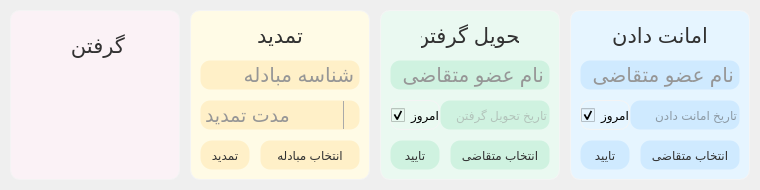
   <widget class="QFrame" name="frame_quick_acc">
    <property name="geometry">
     <rect>
      <x>20</x>
      <y>520</y>
      <width>760</width>
      <height>190</height>
     </rect>
    </property>
    <property name="styleSheet">
     <string notr="true">border-width:0px;
border-style:solid;
border-radius: 10px;
border-color: rgb(255, 255, 255);
</string>
    </property>
    <property name="frameShape">
     <enum>QFrame::StyledPanel</enum>
    </property>
    <property name="frameShadow">
     <enum>QFrame::Raised</enum>
    </property>
    <widget class="QFrame" name="frame_comp_3">
     <property name="geometry">
      <rect>
       <x>190</x>
       <y>10</y>
       <width>180</width>
       <height>170</height>
      </rect>
     </property>
     <property name="cursor">
      <cursorShape>ArrowCursor</cursorShape>
     </property>
     <property name="styleSheet">
      <string notr="true">border-width:1px;
border-style:solid;
border-radius: 10px;
border-color: rgb(244, 244, 244);
background-color: rgb(255, 251, 230);</string>
     </property>
     <property name="frameShape">
      <enum>QFrame::NoFrame</enum>
     </property>
     <property name="frameShadow">
      <enum>QFrame::Raised</enum>
     </property>
     <widget class="QLabel" name="lbl_UserCount_5">
      <property name="geometry">
       <rect>
        <x>10</x>
        <y>50</y>
        <width>160</width>
        <height>30</height>
       </rect>
      </property>
      <property name="font">
       <font>
        <pointsize>15</pointsize>
       </font>
      </property>
      <property name="layoutDirection">
       <enum>Qt::LeftToRight</enum>
      </property>
      <property name="styleSheet">
       <string notr="true">color: rgb(50, 50, 50);
color: rgb(150, 150, 150);
border-color: rgba(0, 0, 0, 0);
background-color: rgb(255, 240, 200);</string>
      </property>
      <property name="text">
       <string>شناسه مبادله</string>
      </property>
      <property name="alignment">
       <set>Qt::AlignLeading|Qt::AlignLeft|Qt::AlignVCenter</set>
      </property>
     </widget>
     <widget class="QPushButton" name="btn_text_save_3">
      <property name="geometry">
       <rect>
        <x>10</x>
        <y>130</y>
        <width>50</width>
        <height>30</height>
       </rect>
      </property>
      <property name="cursor">
       <cursorShape>PointingHandCursor</cursorShape>
      </property>
      <property name="focusPolicy">
       <enum>Qt::NoFocus</enum>
      </property>
      <property name="styleSheet">
       <string notr="true">/*
border-width:1px;
border-style:solid;
border-radius: 12px;
border-color: rgba(244, 244, 244, 0);
background-color: rgb(225, 225, 225);
color: rgb(50, 50, 50);
*/

QPushButton {
	border-width:1px;
	border-style:solid;
	border-radius: 12px;
	border-color: rgba(244, 244, 244, 0);
	background-color: rgb(255, 240, 200);
	color: rgb(50, 50, 50);
}

QPushButton:pressed {
	background-color: rgb(173, 215, 239);
	
	background-color: rgb(246, 224, 150);
}</string>
      </property>
      <property name="text">
       <string>تمدید</string>
      </property>
     </widget>
     <widget class="QLabel" name="lbl_acc_3_title">
      <property name="geometry">
       <rect>
        <x>40</x>
        <y>10</y>
        <width>100</width>
        <height>30</height>
       </rect>
      </property>
      <property name="font">
       <font>
        <pointsize>16</pointsize>
       </font>
      </property>
      <property name="styleSheet">
       <string notr="true">border-color: rgba(0, 0, 0,0);
background-color: rgba(0, 0, 0, 0);
color: rgb(50, 50, 50);</string>
      </property>
      <property name="text">
       <string>تمدید</string>
      </property>
      <property name="alignment">
       <set>Qt::AlignCenter</set>
      </property>
     </widget>
     <widget class="QPushButton" name="btn_text_save_9">
      <property name="geometry">
       <rect>
        <x>70</x>
        <y>130</y>
        <width>100</width>
        <height>30</height>
       </rect>
      </property>
      <property name="cursor">
       <cursorShape>PointingHandCursor</cursorShape>
      </property>
      <property name="focusPolicy">
       <enum>Qt::NoFocus</enum>
      </property>
      <property name="styleSheet">
       <string notr="true">/*
border-width:1px;
border-style:solid;
border-radius: 12px;
border-color: rgba(244, 244, 244, 0);
background-color: rgb(225, 225, 225);
color: rgb(50, 50, 50);
*/

QPushButton {
	border-width:1px;
	border-style:solid;
	border-radius: 10px;
	border-color: rgba(244, 244, 244, 0);
	background-color: rgb(255, 240, 200);
	color: rgb(50, 50, 50);
}

QPushButton:pressed {
	background-color: rgb(173, 215, 239);
	
	background-color: rgb(246, 224, 150);
}</string>
      </property>
      <property name="text">
       <string>انتخاب مبادله</string>
      </property>
     </widget>
     <widget class="QComboBox" name="input_open_title_2">
      <property name="geometry">
       <rect>
        <x>10</x>
        <y>90</y>
        <width>160</width>
        <height>30</height>
       </rect>
      </property>
      <property name="font">
       <font>
        <pointsize>14</pointsize>
       </font>
      </property>
      <property name="cursor">
       <cursorShape>PointingHandCursor</cursorShape>
      </property>
      <property name="focusPolicy">
       <enum>Qt::NoFocus</enum>
      </property>
      <property name="layoutDirection">
       <enum>Qt::LeftToRight</enum>
      </property>
      <property name="styleSheet">
       <string notr="true">QComboBox {
	color: rgb(50, 50, 50);
	color: rgb(150, 150, 150);
	border-color: rgba(0, 0, 0, 0);
	background-color: rgb(255, 240, 200);
}

QComboBox::drop-down {
	subcontrol-origin: padding;
	subcontrol-position: top right;
	width: 15px;
	
	border-left-width: 1px;
	border-left-color: darkgray;
	border-left-style: solid; /* just a single line */
	border-top-right-radius: 25px; /* same radius as the QComboBox */
	border-bottom-right-radius: 25px;
}</string>
      </property>
      <property name="currentText">
       <string>مدت تمدید</string>
      </property>
      <property name="currentIndex">
       <number>0</number>
      </property>
      <property name="frame">
       <bool>true</bool>
      </property>
      <property name="modelColumn">
       <number>0</number>
      </property>
      <item>
       <property name="text">
        <string>مدت تمدید</string>
       </property>
      </item>
      <item>
       <property name="text">
        <string>یک روز</string>
       </property>
      </item>
      <item>
       <property name="text">
        <string>دو روز</string>
       </property>
      </item>
      <item>
       <property name="text">
        <string>یک هفته</string>
       </property>
      </item>
      <item>
       <property name="text">
        <string>ده روز</string>
       </property>
      </item>
      <item>
       <property name="text">
        <string>دو هفته</string>
       </property>
      </item>
      <item>
       <property name="text">
        <string>یک ماه</string>
       </property>
      </item>
     </widget>
    </widget>
    <widget class="QFrame" name="frame_comp_2">
     <property name="geometry">
      <rect>
       <x>380</x>
       <y>10</y>
       <width>180</width>
       <height>170</height>
      </rect>
     </property>
     <property name="cursor">
      <cursorShape>ArrowCursor</cursorShape>
     </property>
     <property name="styleSheet">
      <string notr="true">border-width:1px;
border-style:solid;
border-radius: 10px;
border-color: rgb(244, 244, 244);
background-color: rgb(234, 249, 241);</string>
     </property>
     <property name="frameShape">
      <enum>QFrame::NoFrame</enum>
     </property>
     <property name="frameShadow">
      <enum>QFrame::Raised</enum>
     </property>
     <widget class="QLabel" name="lbl_acc_3_title_4">
      <property name="geometry">
       <rect>
        <x>40</x>
        <y>10</y>
        <width>100</width>
        <height>30</height>
       </rect>
      </property>
      <property name="font">
       <font>
        <pointsize>16</pointsize>
       </font>
      </property>
      <property name="styleSheet">
       <string notr="true">border-color: rgba(0, 0, 0,0);
background-color: rgba(0, 0, 0, 0);
color: rgb(50, 50, 50);</string>
      </property>
      <property name="text">
       <string>تحویل گرفتن</string>
      </property>
      <property name="alignment">
       <set>Qt::AlignCenter</set>
      </property>
     </widget>
     <widget class="QPushButton" name="btn_text_save_5">
      <property name="geometry">
       <rect>
        <x>10</x>
        <y>130</y>
        <width>50</width>
        <height>30</height>
       </rect>
      </property>
      <property name="cursor">
       <cursorShape>PointingHandCursor</cursorShape>
      </property>
      <property name="focusPolicy">
       <enum>Qt::NoFocus</enum>
      </property>
      <property name="styleSheet">
       <string notr="true">/*
border-width:1px;
border-style:solid;
border-radius: 12px;
border-color: rgba(244, 244, 244, 0);
background-color: rgb(225, 225, 225);
color: rgb(50, 50, 50);
*/

QPushButton {
	border-width:1px;
	border-style:solid;
	border-radius: 12px;
	border-color: rgba(244, 244, 244, 0);
	background-color: rgb(207, 242, 224);
	color: rgb(50, 50, 50);
}

QPushButton:pressed {
	background-color: rgb(207, 242, 224);
	background-color: rgb(185, 233, 184);
}</string>
      </property>
      <property name="text">
       <string>تایید</string>
      </property>
     </widget>
     <widget class="QLabel" name="lbl_UserCount_10">
      <property name="geometry">
       <rect>
        <x>10</x>
        <y>50</y>
        <width>160</width>
        <height>30</height>
       </rect>
      </property>
      <property name="font">
       <font>
        <pointsize>15</pointsize>
       </font>
      </property>
      <property name="layoutDirection">
       <enum>Qt::LeftToRight</enum>
      </property>
      <property name="styleSheet">
       <string notr="true">color: rgb(50, 50, 50);
color: rgb(150, 150, 150);
border-color: rgba(0, 0, 0, 0);
background-color: rgb(207, 242, 224);</string>
      </property>
      <property name="text">
       <string>نام عضو متقاضی</string>
      </property>
      <property name="alignment">
       <set>Qt::AlignLeading|Qt::AlignLeft|Qt::AlignVCenter</set>
      </property>
     </widget>
     <widget class="QPushButton" name="btn_text_save_8">
      <property name="geometry">
       <rect>
        <x>70</x>
        <y>130</y>
        <width>100</width>
        <height>30</height>
       </rect>
      </property>
      <property name="cursor">
       <cursorShape>PointingHandCursor</cursorShape>
      </property>
      <property name="focusPolicy">
       <enum>Qt::NoFocus</enum>
      </property>
      <property name="styleSheet">
       <string notr="true">/*
border-width:1px;
border-style:solid;
border-radius: 12px;
border-color: rgba(244, 244, 244, 0);
background-color: rgb(225, 225, 225);
color: rgb(50, 50, 50);
*/

QPushButton {
	border-width:1px;
	border-style:solid;
	border-radius: 10px;
	border-color: rgba(244, 244, 244, 0);
	background-color: rgb(207, 242, 224);
	color: rgb(50, 50, 50);
}

QPushButton:pressed {
	background-color: rgb(185, 233, 184);
}</string>
      </property>
      <property name="text">
       <string>انتخاب متقاضی</string>
      </property>
     </widget>
     <widget class="QLineEdit" name="input_add_title_8">
      <property name="geometry">
       <rect>
        <x>60</x>
        <y>90</y>
        <width>110</width>
        <height>30</height>
       </rect>
      </property>
      <property name="mouseTracking">
       <bool>true</bool>
      </property>
      <property name="focusPolicy">
       <enum>Qt::ClickFocus</enum>
      </property>
      <property name="autoFillBackground">
       <bool>false</bool>
      </property>
      <property name="styleSheet">
       <string notr="true">color: rgb(150, 150, 150);
border-color: rgba(0, 0, 0, 0);
background-color: rgb(207, 242, 224);</string>
      </property>
      <property name="inputMethodHints">
       <set>Qt::ImhNone</set>
      </property>
      <property name="text">
       <string/>
      </property>
      <property name="frame">
       <bool>false</bool>
      </property>
      <property name="echoMode">
       <enum>QLineEdit::Normal</enum>
      </property>
      <property name="alignment">
       <set>Qt::AlignLeading|Qt::AlignLeft|Qt::AlignVCenter</set>
      </property>
      <property name="dragEnabled">
       <bool>false</bool>
      </property>
      <property name="placeholderText">
       <string>تاریخ تحویل گرفتن</string>
      </property>
      <property name="cursorMoveStyle">
       <enum>Qt::LogicalMoveStyle</enum>
      </property>
      <property name="clearButtonEnabled">
       <bool>false</bool>
      </property>
     </widget>
     <widget class="QCheckBox" name="checkBox_3">
      <property name="geometry">
       <rect>
        <x>10</x>
        <y>90</y>
        <width>50</width>
        <height>30</height>
       </rect>
      </property>
      <property name="cursor">
       <cursorShape>PointingHandCursor</cursorShape>
      </property>
      <property name="layoutDirection">
       <enum>Qt::LeftToRight</enum>
      </property>
      <property name="text">
       <string>امروز</string>
      </property>
      <property name="checked">
       <bool>true</bool>
      </property>
     </widget>
    </widget>
    <widget class="QFrame" name="frame_comp_1">
     <property name="geometry">
      <rect>
       <x>570</x>
       <y>10</y>
       <width>180</width>
       <height>170</height>
      </rect>
     </property>
     <property name="cursor">
      <cursorShape>ArrowCursor</cursorShape>
     </property>
     <property name="styleSheet">
      <string notr="true">border-width:1px;
border-style:solid;
border-radius: 10px;
border-color: rgb(244, 244, 244);
background-color: rgb(230, 245, 255);</string>
     </property>
     <property name="frameShape">
      <enum>QFrame::NoFrame</enum>
     </property>
     <property name="frameShadow">
      <enum>QFrame::Raised</enum>
     </property>
     <widget class="QLabel" name="lbl_comp_1_title">
      <property name="geometry">
       <rect>
        <x>40</x>
        <y>10</y>
        <width>100</width>
        <height>30</height>
       </rect>
      </property>
      <property name="font">
       <font>
        <pointsize>16</pointsize>
       </font>
      </property>
      <property name="styleSheet">
       <string notr="true">border-color: rgba(0, 0, 0,0);
background-color: rgba(0, 0, 0, 0);
color: rgb(50, 50, 50);</string>
      </property>
      <property name="text">
       <string>امانت دادن</string>
      </property>
      <property name="alignment">
       <set>Qt::AlignCenter</set>
      </property>
     </widget>
     <widget class="QPushButton" name="btn_lend_submit">
      <property name="geometry">
       <rect>
        <x>10</x>
        <y>130</y>
        <width>50</width>
        <height>30</height>
       </rect>
      </property>
      <property name="cursor">
       <cursorShape>PointingHandCursor</cursorShape>
      </property>
      <property name="focusPolicy">
       <enum>Qt::NoFocus</enum>
      </property>
      <property name="styleSheet">
       <string notr="true">/*
border-width:1px;
border-style:solid;
border-radius: 12px;
border-color: rgba(244, 244, 244, 0);
background-color: rgb(225, 225, 225);
color: rgb(50, 50, 50);
*/

QPushButton {
	border-width:1px;
	border-style:solid;
	border-radius: 12px;
	border-color: rgba(244, 244, 244, 0);
	background-color: rgb(207, 234, 255);
	color: rgb(50, 50, 50);
}

QPushButton:pressed {
	background-color: rgb(173, 215, 239);
}</string>
      </property>
      <property name="text">
       <string>تایید</string>
      </property>
     </widget>
     <widget class="QPushButton" name="btn_selectUser">
      <property name="geometry">
       <rect>
        <x>70</x>
        <y>130</y>
        <width>100</width>
        <height>30</height>
       </rect>
      </property>
      <property name="cursor">
       <cursorShape>PointingHandCursor</cursorShape>
      </property>
      <property name="focusPolicy">
       <enum>Qt::NoFocus</enum>
      </property>
      <property name="styleSheet">
       <string notr="true">/*
border-width:1px;
border-style:solid;
border-radius: 12px;
border-color: rgba(244, 244, 244, 0);
background-color: rgb(225, 225, 225);
color: rgb(50, 50, 50);
*/

QPushButton {
	border-width:1px;
	border-style:solid;
	border-radius: 10px;
	border-color: rgba(244, 244, 244, 0);
	background-color: rgb(207, 234, 255);
	color: rgb(50, 50, 50);
}

QPushButton:pressed {
	background-color: rgb(173, 215, 239);
}</string>
      </property>
      <property name="text">
       <string>انتخاب متقاضی</string>
      </property>
     </widget>
     <widget class="QLineEdit" name="input_lend_date">
      <property name="geometry">
       <rect>
        <x>60</x>
        <y>90</y>
        <width>110</width>
        <height>30</height>
       </rect>
      </property>
      <property name="mouseTracking">
       <bool>true</bool>
      </property>
      <property name="focusPolicy">
       <enum>Qt::ClickFocus</enum>
      </property>
      <property name="autoFillBackground">
       <bool>false</bool>
      </property>
      <property name="styleSheet">
       <string notr="true">color: rgb(75, 75, 75);
border-color: rgba(244, 244, 244, 0);
background-color: rgb(207, 234, 255);</string>
      </property>
      <property name="inputMethodHints">
       <set>Qt::ImhNone</set>
      </property>
      <property name="text">
       <string/>
      </property>
      <property name="frame">
       <bool>false</bool>
      </property>
      <property name="echoMode">
       <enum>QLineEdit::Normal</enum>
      </property>
      <property name="alignment">
       <set>Qt::AlignLeading|Qt::AlignLeft|Qt::AlignVCenter</set>
      </property>
      <property name="dragEnabled">
       <bool>false</bool>
      </property>
      <property name="placeholderText">
       <string>تاریخ امانت دادن</string>
      </property>
      <property name="cursorMoveStyle">
       <enum>Qt::LogicalMoveStyle</enum>
      </property>
      <property name="clearButtonEnabled">
       <bool>false</bool>
      </property>
     </widget>
     <widget class="QCheckBox" name="ChBox_today">
      <property name="geometry">
       <rect>
        <x>10</x>
        <y>90</y>
        <width>50</width>
        <height>30</height>
       </rect>
      </property>
      <property name="cursor">
       <cursorShape>PointingHandCursor</cursorShape>
      </property>
      <property name="layoutDirection">
       <enum>Qt::LeftToRight</enum>
      </property>
      <property name="text">
       <string>امروز</string>
      </property>
      <property name="checked">
       <bool>true</bool>
      </property>
     </widget>
     <widget class="QLabel" name="lbl_user_lend">
      <property name="geometry">
       <rect>
        <x>10</x>
        <y>50</y>
        <width>160</width>
        <height>30</height>
       </rect>
      </property>
      <property name="font">
       <font>
        <pointsize>15</pointsize>
       </font>
      </property>
      <property name="layoutDirection">
       <enum>Qt::LeftToRight</enum>
      </property>
      <property name="styleSheet">
       <string notr="true">color: rgb(150, 150, 150);
border-color: rgba(244, 244, 244, 0);
background-color: rgb(207, 234, 255);</string>
      </property>
      <property name="text">
       <string>نام عضو متقاضی</string>
      </property>
      <property name="alignment">
       <set>Qt::AlignLeading|Qt::AlignLeft|Qt::AlignVCenter</set>
      </property>
     </widget>
    </widget>
    <widget class="QFrame" name="frame_comp_4">
     <property name="geometry">
      <rect>
       <x>10</x>
       <y>10</y>
       <width>170</width>
       <height>170</height>
      </rect>
     </property>
     <property name="cursor">
      <cursorShape>PointingHandCursor</cursorShape>
     </property>
     <property name="styleSheet">
      <string notr="true">border-width:1px;
border-style:solid;
border-radius: 10px;
border-color: rgb(244, 244, 244);
background-color: rgb(251, 242, 246);</string>
     </property>
     <property name="frameShape">
      <enum>QFrame::NoFrame</enum>
     </property>
     <property name="frameShadow">
      <enum>QFrame::Raised</enum>
     </property>
     <widget class="QLabel" name="lbl_acc_5_title">
      <property name="geometry">
       <rect>
        <x>40</x>
        <y>10</y>
        <width>90</width>
        <height>50</height>
       </rect>
      </property>
      <property name="font">
       <font>
        <pointsize>16</pointsize>
       </font>
      </property>
      <property name="styleSheet">
       <string notr="true">border-color: rgba(0, 0, 0,0);
background-color: rgba(0, 0, 0, 0);
font: 1۲pt;
color: rgb(50, 50, 50);</string>
      </property>
      <property name="text">
       <string>گرفتن </string>
      </property>
      <property name="alignment">
       <set>Qt::AlignCenter</set>
      </property>
     </widget>
    </widget>
   </widget>
